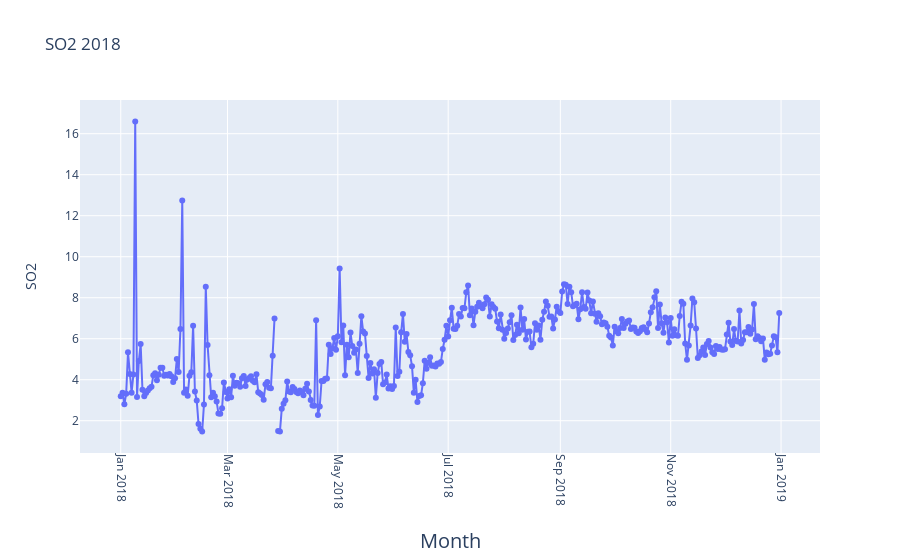

The code cell stored with this chart in its notebook:
### Code cell
#2018
fig = go.Figure(go.Scatter(
    mode = "lines+markers",
    y = aqi_level_18.iloc[:,2],
    x = aqi_level_18.iloc[:,1]))
fig.update_xaxes(
        tickangle = 90,
        title_text = "Month",
        title_font = {"size": 20},
        title_standoff = 25)

fig.update_yaxes(
        title_text = "SO2",
        title_standoff = 25)
fig.update_layout(title_text="SO2 2018")

fig.show()

### Figure 1 — Plotly figure (JSON) as saved in the notebook; plotly's stock layout.template omitted (floating-point values rounded to 4 significant figures; data arrays with more than 128 entries replaced by an {"elided": "..."} marker saying what was removed)
{"data": [{"mode": "lines+markers", "type": "scatter", "x": {"elided": "365 str values"}, "y": {"elided": "365 float values"}}], "layout": {"title": {"text": "SO2 2018"}, "xaxis": {"tickangle": 90, "title": {"font": {"size": 20}, "standoff": 25, "text": "Month"}}, "yaxis": {"title": {"standoff": 25, "text": "SO2"}}}}
